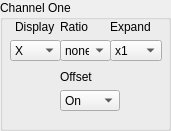
  <widget class="QGroupBox" name="groupBox_6">
   <property name="geometry">
    <rect>
     <x>280</x>
     <y>80</y>
     <width>171</width>
     <height>131</height>
    </rect>
   </property>
   <property name="title">
    <string>Channel One</string>
   </property>
   <widget class="QWidget" name="verticalLayoutWidget_4">
    <property name="geometry">
     <rect>
      <x>10</x>
      <y>20</y>
      <width>51</width>
      <height>41</height>
     </rect>
    </property>
    <layout class="QVBoxLayout" name="verticalLayout_4">
     <item alignment="Qt::AlignHCenter">
      <widget class="QLabel" name="label_5">
       <property name="text">
        <string>Display</string>
       </property>
      </widget>
     </item>
     <item alignment="Qt::AlignHCenter">
      <widget class="QComboBox" name="ch1_disp">
       <item>
        <property name="text">
         <string>X</string>
        </property>
       </item>
       <item>
        <property name="text">
         <string>R</string>
        </property>
       </item>
       <item>
        <property name="text">
         <string>X noise</string>
        </property>
       </item>
       <item>
        <property name="text">
         <string>Aux in 1</string>
        </property>
       </item>
       <item>
        <property name="text">
         <string>Aux in 2</string>
        </property>
       </item>
      </widget>
     </item>
    </layout>
   </widget>
   <widget class="QWidget" name="verticalLayoutWidget_5">
    <property name="geometry">
     <rect>
      <x>60</x>
      <y>20</y>
      <width>51</width>
      <height>41</height>
     </rect>
    </property>
    <layout class="QVBoxLayout" name="verticalLayout_5">
     <item>
      <widget class="QLabel" name="label_6">
       <property name="text">
        <string>Ratio</string>
       </property>
      </widget>
     </item>
     <item alignment="Qt::AlignHCenter">
      <widget class="QComboBox" name="ch1_ratio">
       <item>
        <property name="text">
         <string>none</string>
        </property>
       </item>
       <item>
        <property name="text">
         <string>Aux In 1</string>
        </property>
       </item>
       <item>
        <property name="text">
         <string>Aux in 2</string>
        </property>
       </item>
      </widget>
     </item>
    </layout>
   </widget>
   <widget class="QWidget" name="verticalLayoutWidget_6">
    <property name="geometry">
     <rect>
      <x>110</x>
      <y>20</y>
      <width>52</width>
      <height>41</height>
     </rect>
    </property>
    <layout class="QVBoxLayout" name="verticalLayout_6">
     <item>
      <widget class="QLabel" name="label_7">
       <property name="text">
        <string>Expand</string>
       </property>
      </widget>
     </item>
     <item alignment="Qt::AlignHCenter">
      <widget class="QComboBox" name="ch1_expand">
       <item>
        <property name="text">
         <string>x1</string>
        </property>
       </item>
       <item>
        <property name="text">
         <string>x10</string>
        </property>
       </item>
       <item>
        <property name="text">
         <string>x100</string>
        </property>
       </item>
      </widget>
     </item>
    </layout>
   </widget>
   <widget class="QWidget" name="verticalLayoutWidget_7">
    <property name="geometry">
     <rect>
      <x>60</x>
      <y>70</y>
      <width>60</width>
      <height>41</height>
     </rect>
    </property>
    <layout class="QVBoxLayout" name="verticalLayout_7">
     <item>
      <widget class="QLabel" name="label_8">
       <property name="text">
        <string>Offset</string>
       </property>
      </widget>
     </item>
     <item alignment="Qt::AlignHCenter">
      <widget class="QComboBox" name="ch1_offset">
       <item>
        <property name="text">
         <string>On</string>
        </property>
       </item>
       <item>
        <property name="text">
         <string>Off</string>
        </property>
       </item>
       <item>
        <property name="text">
         <string>Auto</string>
        </property>
       </item>
       <item>
        <property name="text">
         <string>Modify</string>
        </property>
       </item>
      </widget>
     </item>
    </layout>
   </widget>
  </widget>
